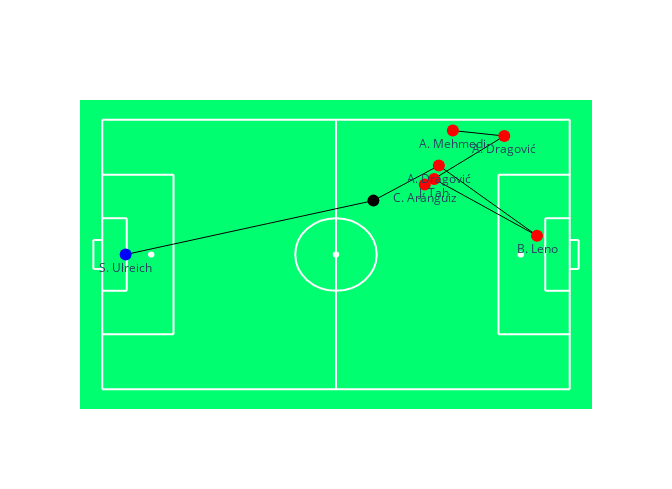

Notebook source saved alongside this figure:
### Markdown cell above
Cool, that gives us a pretty good idea of what happened after the goal kick. Ulreich kicked the ball, there was a duel between Vidal and Kohr and the ball ended up being with Leverkusen. 

This is already great information. Nevertheless, I find it quite hard to understand how exactly Leverkusen played with the ball after they have it. Looks like they played it back to the goalie and then between defense and midfield, but I'm not completely sure how exactly. 

Fortunately, we can use a helper function to make this more visual.

### Code cell
# this extracts all events between *event_id* and *duration_after_event* seconds after the event
df_event_after_gk = ed_help.get_time_around_special_event(df_events, event_id, secs_after=duration_after_event)

# helper function to prepare the event plot 
df = py_help.prepare_event_plot(df_event_after_gk, "posBeforeXMeters", "posBeforeYMeters")
fig = py_help.create_event_plot(df, "posBeforeXMeters", "posBeforeYMeters")
fig.show()

### Figure 1 — Plotly figure (JSON) as saved in the notebook; plotly's stock layout.template omitted (floating-point values rounded to 4 significant figures)
{"data": [{"hoverinfo": "none", "line": {"color": "black", "width": 1}, "mode": "lines", "showlegend": false, "type": "scatter", "x": [5.25, 60.9, 75.6, 97.65, 74.55, 72.45, 90.3, 78.75], "y": [34, 47.6, 56.44, 38.76, 53.04, 51.68, 63.92, 65.28]}, {"hoverinfo": "text", "hovertext": ["Time: 0.0<br />Event: Goal kick<br />Player: S. Ulreich<br />Position: GK<br />EventId: 179897516<br />", "Time: 3.7<br />Event: Duel<br />Player: A. Vidal vs. D. Kohr<br />Position: MD & MD<br />EventId: 179897517 & 179897585<br />", "Time: 7.0<br />Event: Simple pass<br />Player: A. Dragović<br />Position: DF<br />EventId: 179897586<br />", "Time: 10.8<br />Event: Simple pass<br />Player: B. Leno<br />Position: GK<br />EventId: 179897587<br />", "Time: 13.1<br />Event: Simple pass<br />Player: J. Tah<br />Position: DF<br />EventId: 179897588<br />", "Time: 14.3<br />Event: Simple pass<br />Player: C. Aránguiz<br />Position: MD<br />EventId: 179897589<br />", "Time: 14.8<br />Event: Simple pass<br />Player: A. Dragović<br />Position: DF<br />EventId: 179897590<br />", "Time: 18.1<br />Event: Simple pass<br />Player: A. Mehmedi<br />Position: FW<br />EventId: 179897591<br />"], "marker": {"color": ["blue", "black", "red", "red", "red", "red", "red", "red"], "size": 12}, "mode": "markers+text", "showlegend": false, "text": ["S. Ulreich", "", "A. Dragović", "B. Leno", "J. Tah", "C. Aránguiz", "A. Dragović", "A. Mehmedi"], "textposition": ["bottom center", "bottom center", "bottom center", "bottom center", "bottom center", "bottom center", "bottom center", "bottom center"], "type": "scatter", "x": [5.25, 60.9, 75.6, 97.65, 74.55, 72.45, 90.3, 78.75], "y": [34, 47.6, 56.44, 38.76, 53.04, 51.68, 63.92, 65.28]}], "layout": {"autosize": false, "height": 489.6, "plot_bgcolor": "rgba(0,255,112,1)", "shapes": [{"layer": "below", "line": {"color": "white", "width": 2}, "type": "line", "x0": 52.5, "x1": 52.5, "y0": 0, "y1": 68}, {"layer": "below", "line": {"color": "white", "width": 2}, "type": "line", "x0": 0, "x1": 16, "y0": 54.16, "y1": 54.16}, {"layer": "below", "line": {"color": "white", "width": 2}, "type": "line", "x0": 16, "x1": 16, "y0": 54.16, "y1": 13.84}, {"layer": "below", "line": {"color": "white", "width": 2}, "type": "line", "x0": 16, "x1": 0, "y0": 13.84, "y1": 13.84}, {"layer": "below", "line": {"color": "white", "width": 2}, "type": "line", "x0": 0, "x1": 5.5, "y0": 24.84, "y1": 24.84}, {"layer": "below", "line": {"color": "white", "width": 2}, "type": "line", "x0": 5.5, "x1": 5.5, "y0": 24.84, "y1": 43.16}, {"layer": "below", "line": {"color": "white", "width": 2}, "type": "line", "x0": 5.5, "x1": 0, "y0": 43.16, "y1": 43.16}, {"layer": "below", "line": {"color": "white", "width": 2}, "type": "line", "x0": 105, "x1": 89, "y0": 54.16, "y1": 54.16}, {"layer": "below", "line": {"color": "white", "width": 2}, "type": "line", "x0": 89, "x1": 89, "y0": 54.16, "y1": 13.84}, {"layer": "below", "line": {"color": "white", "width": 2}, "type": "line", "x0": 89, "x1": 105, "y0": 13.84, "y1": 13.84}, {"layer": "below", "line": {"color": "white", "width": 2}, "type": "line", "x0": 105, "x1": 99.5, "y0": 24.84, "y1": 24.84}, {"layer": "below", "line": {"color": "white", "width": 2}, "type": "line", "x0": 99.5, "x1": 99.5, "y0": 24.84, "y1": 43.16}, {"layer": "below", "line": {"color": "white", "width": 2}, "type": "line", "x0": 99.5, "x1": 105, "y0": 43.16, "y1": 43.16}, {"fillcolor": "white", "layer": "below", "line": {"color": "white"}, "type": "circle", "x0": 10.5, "x1": 11.5, "xref": "x", "y0": 33.5, "y1": 34.5, "yref": "y"}, {"fillcolor": "white", "layer": "below", "line": {"color": "white"}, "type": "circle", "x0": 93.5, "x1": 94.5, "xref": "x", "y0": 33.5, "y1": 34.5, "yref": "y"}, {"fillcolor": "white", "layer": "below", "line": {"color": "white"}, "type": "circle", "x0": 52, "x1": 53, "xref": "x", "y0": 33.5, "y1": 34.5, "yref": "y"}, {"layer": "below", "line": {"color": "white"}, "type": "circle", "x0": 43.35, "x1": 61.65, "xref": "x", "y0": 24.85, "y1": 43.15, "yref": "y"}, {"layer": "below", "line": {"color": "white", "width": 2}, "type": "line", "x0": 0, "x1": 105, "y0": 0, "y1": 0}, {"layer": "below", "line": {"color": "white", "width": 2}, "type": "line", "x0": 0, "x1": 0, "y0": 0, "y1": 68}, {"layer": "below", "line": {"color": "white", "width": 2}, "type": "line", "x0": 0, "x1": 105, "y0": 68, "y1": 68}, {"layer": "below", "line": {"color": "white", "width": 2}, "type": "line", "x0": 105, "x1": 105, "y0": 0, "y1": 68}, {"layer": "below", "line": {"color": "white", "width": 2}, "type": "line", "x0": 0, "x1": -2, "y0": 30.34, "y1": 30.34}, {"layer": "below", "line": {"color": "white", "width": 2}, "type": "line", "x0": 0, "x1": -2, "y0": 37.66, "y1": 37.66}, {"layer": "below", "line": {"color": "white", "width": 2}, "type": "line", "x0": -2, "x1": -2, "y0": 30.34, "y1": 37.66}, {"layer": "below", "line": {"color": "white", "width": 2}, "type": "line", "x0": 105, "x1": 107, "y0": 30.34, "y1": 30.34}, {"layer": "below", "line": {"color": "white", "width": 2}, "type": "line", "x0": 105, "x1": 107, "y0": 37.66, "y1": 37.66}, {"layer": "below", "line": {"color": "white", "width": 2}, "type": "line", "x0": 107, "x1": 107, "y0": 30.34, "y1": 37.66}], "width": 672, "xaxis": {"range": [-5, 110], "showgrid": false, "showticklabels": false, "zeroline": false}, "yaxis": {"range": [-5, 73], "showgrid": false, "showticklabels": false, "zeroline": false}}}
